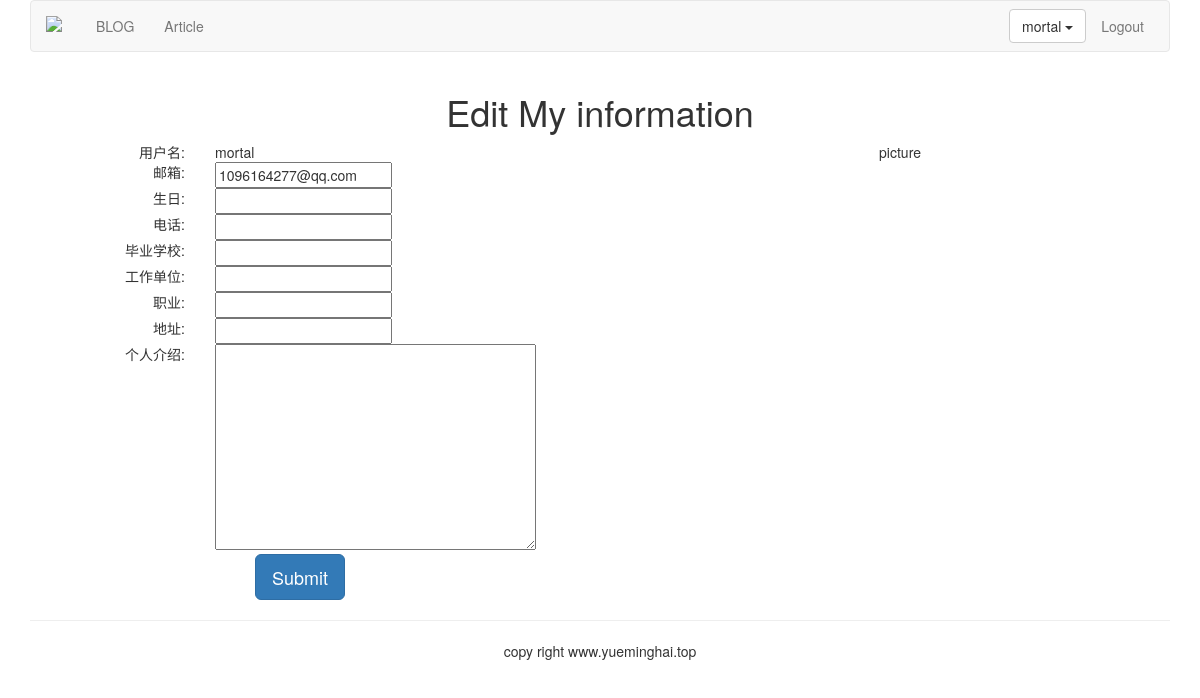
The app's page /account/edit-my-information/ (signed in), older data.
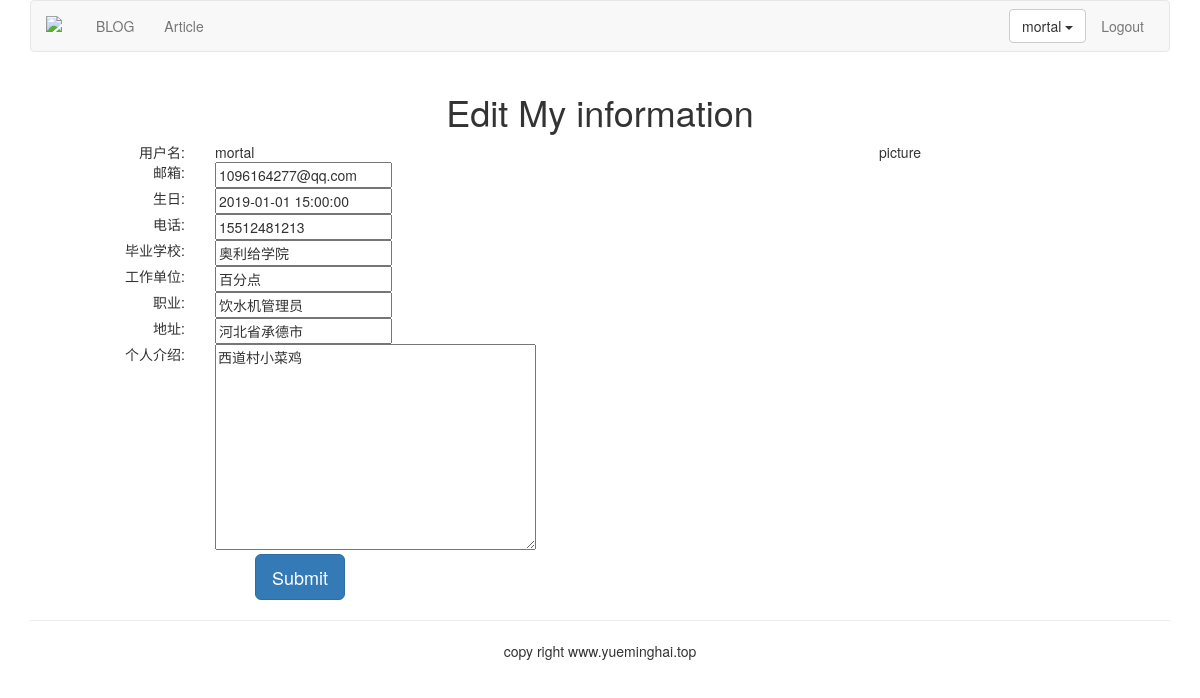
The same page, newer data.
### account/models.py (models this page shows, shortened)
class UserProfile(models.Model):
    user = models.OneToOneField(User, on_delete=models.CASCADE, unique=True)
    birth = models.DateTimeField(blank=True, null=True)
    phone = models.CharField(max_length=20, null=True)

class UserInfo(models.Model):
    user = models.OneToOneField(User, on_delete=models.CASCADE, unique=True)
    school = models.CharField(max_length=100, blank=True)
    company = models.CharField(max_length=100, blank=True)
    profession = models.CharField(max_length=100, blank=True)
    address = models.CharField(max_length=100, blank=True)
    aboutme = models.TextField(blank=True)
    photo = models.ImageField(blank=True)

### account/views.py (the view)
# urls.py: path('edit-my-information/', views.myself_edit, name="edit-my-information"),
@login_required(login_url="/account/login/")
def myself_edit(request):
    userprofile = UserProfile.objects.get(user=request.user) if hasattr(request.user,
     'userprofile') else UserProfile.objects.create(user=request.user)
    userinfo = UserInfo.objects.get(user=request.user) if hasattr(request.user,
    'userinfo') else UserInfo.objects.create(user=request.user)
    if request.method == "POST":
        user_form = UserForm(request.POST)
        userprofile_form = UserProfileForm(request.POST)
        userinfo_form = UserInfoForm(request.POST)
        if user_form.is_valid() * userprofile_form.is_valid() * userinfo_form.is_valid():
            user_cd = user_form.cleaned_data
            userprofile_cd = userprofile_form.cleaned_data
            userinfo_cd = userinfo_form.cleaned_data
            request.user.email = user_cd['email']
            print(request.user.email)
            userprofile.birth = userprofile_cd['birth']
            userprofile.phone = userprofile_cd['phone']
            userinfo.school = userinfo_cd['school']
            print(userinfo.school)
            userinfo.company = userinfo_cd['company']
            print(userinfo.company)
            userinfo.profession = userinfo_cd['profession']
            userinfo.address = userinfo_cd['address']
            userinfo.aboutme = userinfo_cd['aboutme']
            request.user.save()
            userprofile.save()
            userinfo.save()
        return HttpResponseRedirect('/account/my-information/')
    else:
        user_form = UserForm(instance=request.user)
        userprofile_form = UserProfileForm(initial={
            "birth": userprofile.birth,
            "phone": userprofile.phone,
        })
        userinfo_form = UserInfoForm(initial={
            "school": userinfo.school,
            "company": userinfo.company,
            "profession": userinfo.profession,
            "address": userinfo.address,
            "aboutme": userinfo.aboutme,
        })
        return render(request, "account/myself_edit.html", {"user_form": user_form,
                        "userprofile_form": userprofile_form,
                        "userinfo_form": userinfo_form})

### account/forms.py
class UserForm(forms.ModelForm):
    class Meta:
        model = User
        fields = ("email", )

class UserProfileForm(forms.ModelForm):
    class Meta:
        model = UserProfile
        fields = ("phone", "birth")

### templates/account/myself_edit.html (shortened to what this page needs)
{% extends "base.html" %}
{% block content %}
<div class="row text-center vertical-middle-sm">
    <h1>Edit My information</h1>
    <div class="row">
        <div class="col-md-6">
            <form class="form-horizontal" action="." method="post">
                <div class="row">
                    <div class="col-md-4 text-right">
                        <span>用户名:</span>
                    </div>
                    <div class="col-md-8 text-left">
                        {{ user.username }}
                    </div>
                </div>
                <div class="row">
                    <div class="col-md-4 text-right">
                        <span>邮箱:</span>
                    </div>
                    <div class="col-md-8 text-left">
                        {{ user_form.email }}
                    </div>
                </div>
                <div class="row">
                    <div class="col-md-4 text-right">
                        <span>生日:</span>
                    </div>
                    <div class="col-md-8 text-left">
                        {{ userprofile_form.birth }}
                    </div>
                </div>
                <div class="row">
                    <div class="col-md-4 text-right">
                        <span>电话:</span>
                    </div>
                    <div class="col-md-8 text-left">
                        {{ userprofile_form.phone }}
                    </div>
                </div>
                <div class="row">
                    <div class="col-md-4 text-right">
                        <span>毕业学校:</span>
                    </div>
                    <div class="col-md-8 text-left">
                        {{ userinfo_form.school }}
                    </div>
                </div>
                <div class="row">
                    <div class="col-md-4 text-right">
                        <span>工作单位:</span>
                    </div>
                    <div class="col-md-8 text-left">
                        {{ userinfo_form.company }}
                    </div>
                </div>
                <div class="row">
                    <div class="col-md-4 text-right">
                        <span>职业:</span>
                    </div>
                    <div class="col-md-8 text-left">
                        {{ userinfo_form.profession }}
                    </div>
                </div>
                <div class="row">
                    <div class="col-md-4 text-right">
                        <span>地址:</span>
                    </div>
                    <div class="col-md-8 text-left">
                        {{ userinfo_form.address }}
                    </div>
                </div>
                <div class="row">
                    <div class="col-md-4 text-right">
                        <span>个人介绍:</span>
                    </div>
                    <div class="col-md-8 text-left">
                        {{ userinfo_form.aboutme }}
                    </div>
                </div>
                <div class="row">
                    <input type="submit" class="btn btn-primary btn-lg" value="Submit">
                </div>
            </form>
        </div>
        <div class="col-md-6">
            <p>picture</p>
        </div>
    </div>
</div>
{% endblock %}

Row changes from the older to the newer data that the page shows:
now on this page (row edited): UserProfile: birth "2019-01-01 15:00:00", phone "15512481213"
now on this page (row edited): UserInfo: school "奥利给学院", company "百分点", profession "饮水机管理员", address "河北省承德市", aboutme "西道村小菜鸡"
